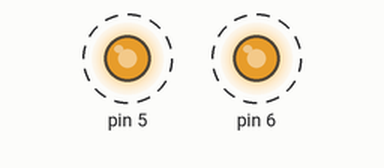
Simulated run of this sketch. Board: Arduino Uno, built with avr-gcc and run on an emulated ATmega328P. Shown: output pins drawn as LEDs (lit = HIGH). Dashed ring = blinking.

Above: at 0.05 s.
Timing chart, 0 to 4.6 s (numbered marks = the images above):
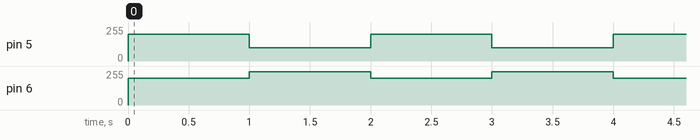

Measured:
- by itself, pin 5: alternates 200/255 for 1.0 s and 100/255 for 1.0 s
- by itself, pin 6: alternates 250/255 for 1.0 s and 200/255 for 1.0 s

The sketch:

_2function.ino
```cpp
void setup()
{
digitalWrite(4, HIGH);
}

void loop()
{
change(200, 200);
delay(1000);
change(100, 250);
delay(1000);
}
void change (int left, int right)
{
analogWrite(5, abs(left));
analogWrite(6, abs(right));
if(left < 0) digitalWrite(4, 1);
else digitalWrite(4, 0);
if(right < 0) digitalWrite(7, 1);
else digitalWrite(7, 0);
}
```
